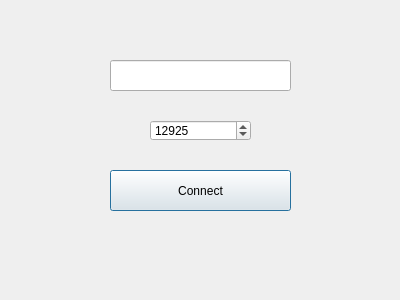
<?xml version="1.0" encoding="UTF-8"?>
<ui version="4.0">
 <class>ClientDialog</class>
 <widget class="QDialog" name="ClientDialog">
  <property name="geometry">
   <rect>
    <x>0</x>
    <y>0</y>
    <width>400</width>
    <height>300</height>
   </rect>
  </property>
  <property name="windowTitle">
   <string>Dialog</string>
  </property>
  <widget class="QLineEdit" name="hostip">
   <property name="geometry">
    <rect>
     <x>110</x>
     <y>60</y>
     <width>181</width>
     <height>31</height>
    </rect>
   </property>
  </widget>
  <widget class="QSpinBox" name="port">
   <property name="geometry">
    <rect>
     <x>150</x>
     <y>120</y>
     <width>101</width>
     <height>21</height>
    </rect>
   </property>
   <property name="minimum">
    <number>10000</number>
   </property>
   <property name="maximum">
    <number>60000</number>
   </property>
   <property name="value">
    <number>12925</number>
   </property>
  </widget>
  <widget class="QPushButton" name="connectbtn">
   <property name="geometry">
    <rect>
     <x>110</x>
     <y>170</y>
     <width>181</width>
     <height>41</height>
    </rect>
   </property>
   <property name="text">
    <string>Connect</string>
   </property>
  </widget>
 </widget>
 <resources/>
 <connections/>
</ui>
